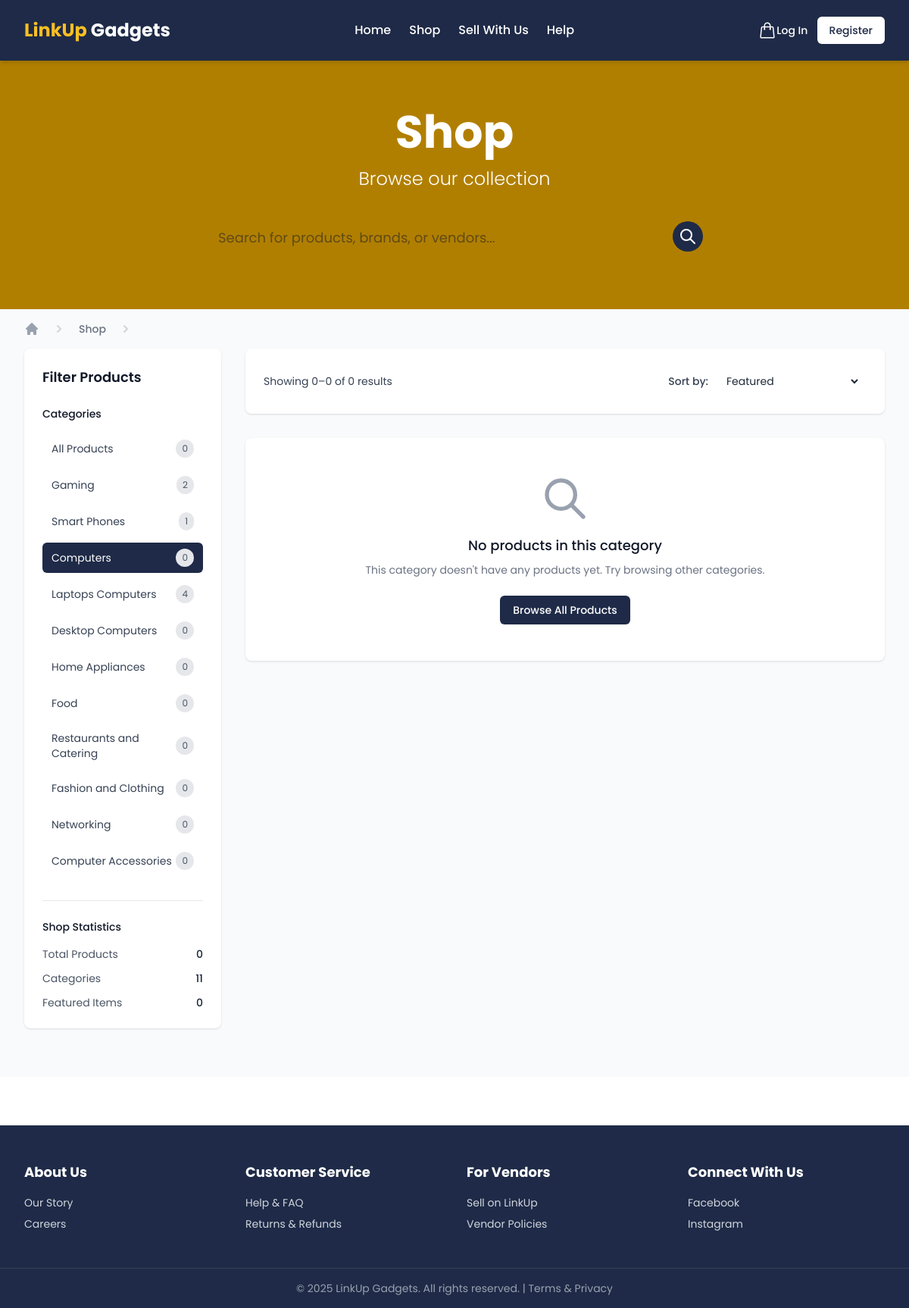
The page /shop/?category=computers on the database its author committed.
### shop/models.py (models this page shows, shortened)
class Category(models.Model):
    name = models.CharField(max_length=255, unique=True)
    slug = models.SlugField(max_length=255, unique=True, blank=True)
    class Meta:
        verbose_name_plural = 'Categories'

### shop/views.py (the view)
# urls.py: path('', views.shop_view, name='shop_view'),
def shop_view(request):
    products_list = Product.objects.select_related('vendor', 'category').all()
    categories = Category.objects.all()
    selected_category_slug = request.GET.get('category')
    query = request.GET.get('q')
    sort_by = request.GET.get('sort', 'featured')
    if selected_category_slug:
        products_list = products_list.filter(category__slug=selected_category_slug)
    if query:
        products_list = products_list.filter(
            Q(name__icontains=query) |
            Q(description__icontains=query) |
            Q(vendor__shop_name__icontains=query)
        )
    if sort_by == 'price_low':
        products_list = products_list.order_by('price')
    elif sort_by == 'price_high':
        products_list = products_list.order_by('-price')
    elif sort_by == 'newest':
        products_list = products_list.order_by('-created_at')
    elif sort_by == 'name':
        products_list = products_list.order_by('name')
    else:  # featured or default
        products_list = products_list.order_by('-is_featured', '-created_at')
    total_products = products_list.count()
    featured_products = products_list.filter(is_featured=True)[:4]
    paginator = Paginator(products_list, 12)  # Increased from 8 to 12
    page_number = request.GET.get('page')
    try:
        products = paginator.page(page_number)
    except PageNotAnInteger:
        products = paginator.page(1)
    except EmptyPage:
        products = paginator.page(paginator.num_pages)
    context = {
        'products': products,
        'categories': categories,
        'selected_category_slug': selected_category_slug,
        'query': query,
        'sort_by': sort_by,
        'total_products': total_products,
        'featured_products': featured_products,
    }
    return render(request, 'shop/shop_view.html', context)

### cart/cart.py (called while the page is built)
    def __len__(self):
        return sum(item['quantity'] for item in self.cart.values())

### cart/context_processors.py (called while the page is built)
def cart(request):
    return {'cart': Cart(request)}

### templates/shop/shop_view.html (shortened to what this page needs)
{% extends 'base.html' %}
{% load account_extras %}
{% block content %}
<div class="bg-gray-50 min-h-screen">
    <div class="text-white" style="background-color: #b17f00;">
        <div class="max-w-7xl mx-auto px-4 sm:px-6 lg:px-8 py-16">
            <div class="text-center">
                <h1 class="text-4xl md:text-6xl font-bold mb-4">
                    {% if query %}
                    Search Results
                    {% elif selected_category_slug %}
                    {{ products.0.category.name|default:'Shop' }}
                    {% else %}
                    Discover Amazing Products
                    {% endif %}
                </h1>
                <p class="text-xl md:text-2xl font-light mb-8">
                    {% if query %}
                    Found {{ total_products }} result{{ total_products|pluralize }} for "{{ query }}"
                    {% elif selected_category_slug %}
                    Browse our {{ products.0.category.name|lower }} collection
                    {% else %}
                    From trusted vendors across Ghana
                    {% endif %}
                </p>
                <form method="GET" action="{% url 'shop:shop_view' %}" class="max-w-2xl mx-auto">
                    <div class="relative">
                        <input type="search" name="q" value="{{ query|default:'' }}"
                            placeholder="Search for products, brands, or vendors..."
                            class="w-full pl-6 pr-16 py-4 text-lg border-0 rounded-full focus:outline-none focus:ring-4 focus:ring-white focus:ring-opacity-30 text-gray-900">
                        <button type="submit"
                            class="absolute right-2 top-2 bg-[#1E2A47] text-white p-2 rounded-full hover:bg-gray-800 transition">
                            <svg class="h-6 w-6" fill="none" stroke="currentColor" viewBox="0 0 24 24">
                                <path stroke-linecap="round" stroke-linejoin="round" stroke-width="2"
                                    d="M21 21l-6-6m2-5a7 7 0 11-14 0 7 7 0 0114 0z"></path>
                            </svg>
                        </button>
                    </div>
                </form>
            </div>
        </div>
    </div>
    <div class="max-w-7xl mx-auto px-4 sm:px-6 lg:px-8 py-4">
        <nav class="flex" aria-label="Breadcrumb">
            <ol class="flex items-center space-x-4">
                <li>
                    <div>
                        <a href="{% url 'index' %}" class="text-gray-400 hover:text-gray-500">
                            <svg class="flex-shrink-0 h-5 w-5" viewBox="0 0 20 20" fill="currentColor">
                                <path
                                    d="M10.707 2.293a1 1 0 00-1.414 0l-7 7a1 1 0 001.414 1.414L4 10.414V17a1 1 0 001 1h2a1 1 0 001-1v-2a1 1 0 011-1h2a1 1 0 011 1v2a1 1 0 001 1h2a1 1 0 001-1v-6.586l.293.293a1 1 0 001.414-1.414l-7-7z" />
                            </svg>
                        </a>
                    </div>
                </li>
                <li>
                    <div class="flex items-center">
                        <svg class="flex-shrink-0 h-5 w-5 text-gray-300" viewBox="0 0 20 20" fill="currentColor">
                            <path fill-rule="evenodd"
                                d="M7.293 14.707a1 1 0 010-1.414L10.586 10 7.293 6.707a1 1 0 011.414-1.414l4 4a1 1 0 010 1.414l-4 4a1 1 0 01-1.414 0z"
                                clip-rule="evenodd" />
                        </svg>
                        <span class="ml-4 text-sm font-medium text-gray-500">Shop</span>
                    </div>
                </li>
                {% if selected_category_slug %}
                <li>
                    <div class="flex items-center">
                        <svg class="flex-shrink-0 h-5 w-5 text-gray-300" viewBox="0 0 20 20" fill="currentColor">
                            <path fill-rule="evenodd"
                                d="M7.293 14.707a1 1 0 010-1.414L10.586 10 7.293 6.707a1 1 0 011.414-1.414l4 4a1 1 0 010 1.414l-4 4a1 1 0 01-1.414 0z"
                                clip-rule="evenodd" />
                        </svg>
                    </div>
                </li>
                {% endif %}
                </ol>
                </nav>
                </div>
                <div class="max-w-7xl mx-auto px-4 sm:px-6 lg:px-8 pb-16">
                    <div class="lg:grid lg:grid-cols-4 lg:gap-8">
                        <aside class="lg:col-span-1">
                            <div class="bg-white rounded-lg shadow-sm p-6 sticky top-4">
                                <h2 class="text-lg font-semibold text-gray-900 mb-6">Filter Products</h2>
                                <div class="mb-8">
                                    <h3 class="text-sm font-medium text-gray-900 mb-4">Categories</h3>
                                    <div class="space-y-2">
                                        <a href="{% url 'shop:shop_view' %}"
                                            class="flex items-center justify-between px-3 py-2 rounded-md text-sm {% if not selected_category_slug %}bg-[#1E2A47] text-white{% else %}text-gray-700 hover:bg-gray-100{% endif %}">
                                            <span>All Products</span>
                                            <span class="text-xs bg-gray-200 text-gray-600 px-2 py-1 rounded-full">{{ total_products }}</span>
                                        </a>
                            {% for category in categories %}
                            <a href="?category={{ category.slug }}"
                                class="flex items-center justify-between px-3 py-2 rounded-md text-sm {% if selected_category_slug == category.slug %}bg-[#1E2A47] text-white{% else %}text-gray-700 hover:bg-gray-100{% endif %}">
                                <span>{{ category.name }}</span>
                                <span class="text-xs bg-gray-200 text-gray-600 px-2 py-1 rounded-full">{{ category.products.count }}</span>
                            </a>
                            {% endfor %}
                        </div>
                        </div>
                        <div class="border-t border-gray-200 pt-6">
                            <h3 class="text-sm font-medium text-gray-900 mb-4">Shop Statistics</h3>
                            <div class="space-y-3">
                                <div class="flex justify-between text-sm">
                                    <span class="text-gray-600">Total Products</span>
                                    <span class="font-medium">{{ total_products }}</span>
                                </div>
                                <div class="flex justify-between text-sm">
                                    <span class="text-gray-600">Categories</span>
                                    <span class="font-medium">{{ categories.count }}</span>
                                </div>
                                <div class="flex justify-between text-sm">
                                    <span class="text-gray-600">Featured Items</span>
                                    <span class="font-medium">{{ featured_products.count }}</span>
                                </div>
                            </div>
                        </div>
                        </div>
                        </aside>
            <main class="lg:col-span-3 mt-8 lg:mt-0">
                <div class="bg-white rounded-lg shadow-sm p-6 mb-8">
                    <div class="flex flex-col sm:flex-row sm:items-center sm:justify-between">
                        <div class="flex items-center space-x-4">
                            <p class="text-sm text-gray-700">
                                Showing {{ products.start_index }}–{{ products.end_index }} of {{ products.paginator.count }}
                                results
                            </p>
                        </div>
                        <div class="mt-4 sm:mt-0 flex items-center space-x-4">
                            <form method="GET" class="flex items-center space-x-2">
                                <label for="sort" class="text-sm font-medium text-gray-700">Sort by:</label>
                                <select name="sort" id="sort" onchange="this.form.submit()"
                                    class="rounded-md border-gray-300 py-2 pl-3 pr-10 text-sm focus:border-indigo-500 focus:outline-none focus:ring-indigo-500">
                                    <option value="featured">Featured</option>
                                </select>
                            </form>
                            </div>
                    </div>
                    </div>
                {% if products %}
                <div class="grid grid-cols-1 sm:grid-cols-2 lg:grid-cols-3 gap-6">
                    {% for product in products %}
                    {% include 'components/product_card.html' with product=product %}
                    {% endfor %}
                    </div>
                <div class="bg-white rounded-lg shadow-sm mt-8 px-6 py-4">
                    <nav class="flex items-center justify-between">
                        <div class="flex w-0 flex-1 justify-start">
                            {% if products.has_previous %}
                            <a href="?page={{ products.previous_page_number }}{% if selected_category_slug %}&category={{ selected_category_slug }}{% endif %}{% if query %}&q={{ query }}{% endif %}{% if sort_by %}&sort={{ sort_by }}{% endif %}"
                                class="inline-flex items-center px-4 py-2 border border-gray-300 rounded-md text-sm font-medium text-gray-700 bg-white hover:bg-gray-50">
                                <svg class="mr-2 h-4 w-4" fill="none" viewBox="0 0 24 24" stroke="currentColor">
                                    <path stroke-linecap="round" stroke-linejoin="round" stroke-width="2" d="M15 19l-7-7 7-7" />
                                </svg>
                                Previous
                            </a>
                            {% endif %}
                            </div>
                        <div class="hidden md:flex">
                            <span class="text-sm text-gray-700">
                                Page {{ products.number }} of {{ products.paginator.num_pages }}
                            </span>
                        </div>
                        <div class="flex w-0 flex-1 justify-end">
                            {% if products.has_next %}
                            <a href="?page={{ products.next_page_number }}{% if selected_category_slug %}&category={{ selected_category_slug }}{% endif %}{% if query %}&q={{ query }}{% endif %}{% if sort_by %}&sort={{ sort_by }}{% endif %}"
                                class="inline-flex items-center px-4 py-2 border border-gray-300 rounded-md text-sm font-medium text-gray-700 bg-white hover:bg-gray-50">
                                Next
                                <svg class="ml-2 h-4 w-4" fill="none" viewBox="0 0 24 24" stroke="currentColor">
                                    <path stroke-linecap="round" stroke-linejoin="round" stroke-width="2" d="M9 5l7 7-7 7" />
                                </svg>
                                </a>
                                {% endif %}
                                </div>
                                </nav>
                </div>
                {% else %}
                <div class="bg-white rounded-lg shadow-sm p-12 text-center">
                    <svg class="mx-auto h-16 w-16 text-gray-400" fill="none" viewBox="0 0 24 24" stroke="currentColor">
                        <path stroke-linecap="round" stroke-linejoin="round" stroke-width="2"
                            d="M21 21l-6-6m2-5a7 7 0 11-14 0 7 7 0 0114 0z" />
                    </svg>
                    <h3 class="mt-4 text-lg font-medium text-gray-900">
                        {% if query %}
                        No products found for "{{ query }}"
                        {% elif selected_category_slug %}
                        No products in this category
                        {% else %}
                        No products available
                        {% endif %}
                    </h3>
                    <p class="mt-2 text-sm text-gray-500">
                        {% if query %}
                        Try searching with different keywords or browse all products.
                        {% elif selected_category_slug %}
                        This category doesn't have any products yet. Try browsing other categories.
                        {% else %}
                        Check back later for new products from our vendors.
                        {% endif %}
                    </p>
                    <div class="mt-6">
                        {% if query or selected_category_slug %}
                        <a href="{% url 'shop:shop_view' %}"
                            class="inline-flex items-center px-4 py-2 border border-transparent text-sm font-medium rounded-md text-white bg-[#1E2A47] hover:bg-gray-800">
                            Browse All Products
                        </a>
                        {% else %}
                        <a href="{% url 'index' %}"
                            class="inline-flex items-center px-4 py-2 border border-transparent text-sm font-medium rounded-md text-white bg-[#1E2A47] hover:bg-gray-800">
                            Back to Home
                        </a>
                        {% endif %}
                    </div>
                </div>
                {% endif %}
                </main>
        </div>
    </div>
</div>
{% endblock %}

### templates/base.html (style rules this page uses)
body { font-family: "Poppins", sans-serif; }

### rows shown on the page
Category: name "Gaming", products.count "2"
Category: name "Smart Phones", products.count "1"
Category: name "Computers", products.count "0"
Category: name "Laptops Computers", products.count "4"
Category: name "Desktop Computers", products.count "0"
Category: name "Home Appliances", products.count "0"
Category: name "Food", products.count "0"
Category: name "Restaurants and Catering", products.count "0"
Category: name "Fashion and Clothing", products.count "0"
Category: name "Networking", products.count "0"
Category: name "Computer Accessories", products.count "0"

### other values the page prints
{{ products.0.category.name|default:'Shop' }} "Shop"
{{ total_products }} "0"
{{ categories.count }} "11"
{{ featured_products.count }} "0"
{{ products.start_index }} "0"
{{ products.end_index }} "0"
{{ products.paginator.count }} "0"
